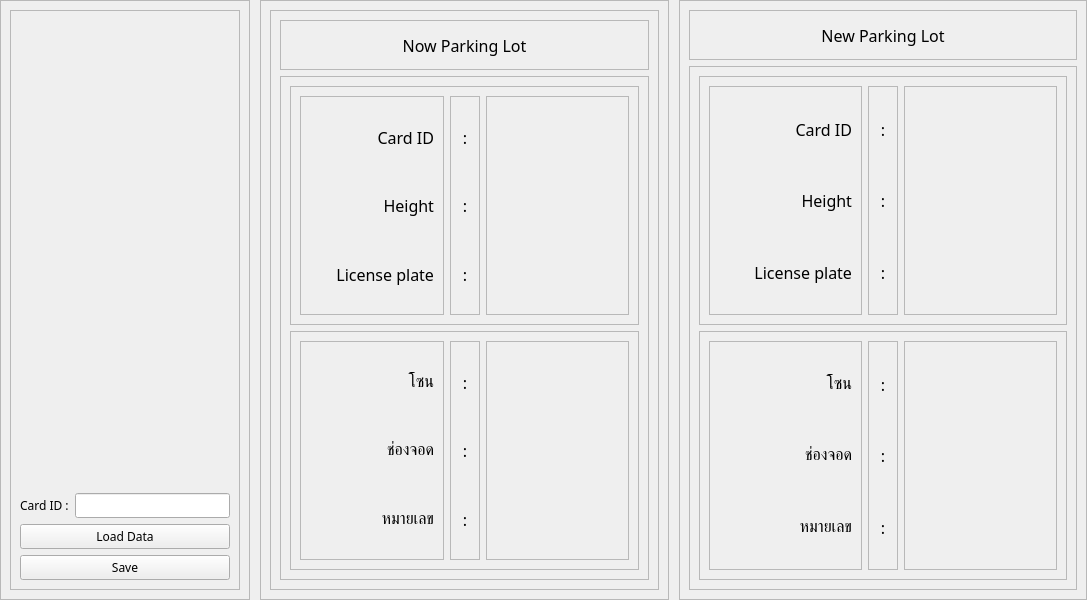
<?xml version="1.0" encoding="UTF-8"?>
<ui version="4.0">
 <class>Change_Bay</class>
 <widget class="QMainWindow" name="Change_Bay">
  <property name="geometry">
   <rect>
    <x>0</x>
    <y>0</y>
    <width>1087</width>
    <height>600</height>
   </rect>
  </property>
  <property name="windowTitle">
   <string>Change_Bay</string>
  </property>
  <widget class="QWidget" name="centralwidget">
   <layout class="QHBoxLayout" name="horizontalLayout">
    <property name="spacing">
     <number>7</number>
    </property>
    <property name="leftMargin">
     <number>0</number>
    </property>
    <property name="topMargin">
     <number>0</number>
    </property>
    <property name="rightMargin">
     <number>0</number>
    </property>
    <property name="bottomMargin">
     <number>0</number>
    </property>
    <item>
     <widget class="QFrame" name="frame">
      <property name="frameShape">
       <enum>QFrame::NoFrame</enum>
      </property>
      <property name="frameShadow">
       <enum>QFrame::Raised</enum>
      </property>
      <layout class="QHBoxLayout" name="horizontalLayout_9">
       <property name="spacing">
        <number>10</number>
       </property>
       <property name="leftMargin">
        <number>0</number>
       </property>
       <property name="topMargin">
        <number>0</number>
       </property>
       <property name="rightMargin">
        <number>0</number>
       </property>
       <property name="bottomMargin">
        <number>0</number>
       </property>
       <item>
        <widget class="QFrame" name="input_frame">
         <property name="maximumSize">
          <size>
           <width>250</width>
           <height>16777215</height>
          </size>
         </property>
         <property name="frameShape">
          <enum>QFrame::StyledPanel</enum>
         </property>
         <property name="frameShadow">
          <enum>QFrame::Raised</enum>
         </property>
         <layout class="QVBoxLayout" name="verticalLayout">
          <item>
           <widget class="QFrame" name="frame_4">
            <property name="frameShape">
             <enum>QFrame::StyledPanel</enum>
            </property>
            <property name="frameShadow">
             <enum>QFrame::Raised</enum>
            </property>
            <layout class="QVBoxLayout" name="verticalLayout_2">
             <item>
              <spacer name="verticalSpacer">
               <property name="orientation">
                <enum>Qt::Vertical</enum>
               </property>
               <property name="sizeHint" stdset="0">
                <size>
                 <width>20</width>
                 <height>40</height>
                </size>
               </property>
              </spacer>
             </item>
             <item>
              <layout class="QHBoxLayout" name="horizontalLayout_2">
               <item>
                <widget class="QLabel" name="label">
                 <property name="font">
                  <font>
                   <family>Mitr SemiBold</family>
                  </font>
                 </property>
                 <property name="text">
                  <string>Card ID :</string>
                 </property>
                </widget>
               </item>
               <item>
                <widget class="QLineEdit" name="lineEdit">
                 <property name="font">
                  <font>
                   <family>Mitr SemiBold</family>
                  </font>
                 </property>
                </widget>
               </item>
              </layout>
             </item>
             <item>
              <widget class="QPushButton" name="pushButton">
               <property name="font">
                <font>
                 <family>Mitr SemiBold</family>
                </font>
               </property>
               <property name="text">
                <string>Load Data</string>
               </property>
              </widget>
             </item>
             <item>
              <widget class="QPushButton" name="pushButton_2">
               <property name="font">
                <font>
                 <family>Mitr SemiBold</family>
                </font>
               </property>
               <property name="text">
                <string>Save</string>
               </property>
              </widget>
             </item>
            </layout>
           </widget>
          </item>
         </layout>
        </widget>
       </item>
       <item>
        <widget class="QFrame" name="now_frame">
         <property name="frameShape">
          <enum>QFrame::StyledPanel</enum>
         </property>
         <property name="frameShadow">
          <enum>QFrame::Raised</enum>
         </property>
         <layout class="QVBoxLayout" name="verticalLayout_4">
          <item>
           <widget class="QFrame" name="content_now_frame">
            <property name="frameShape">
             <enum>QFrame::StyledPanel</enum>
            </property>
            <property name="frameShadow">
             <enum>QFrame::Raised</enum>
            </property>
            <layout class="QVBoxLayout" name="verticalLayout_19">
             <item>
              <widget class="QFrame" name="frame_5">
               <property name="maximumSize">
                <size>
                 <width>16777215</width>
                 <height>50</height>
                </size>
               </property>
               <property name="frameShape">
                <enum>QFrame::StyledPanel</enum>
               </property>
               <property name="frameShadow">
                <enum>QFrame::Raised</enum>
               </property>
               <layout class="QHBoxLayout" name="horizontalLayout_3">
                <item>
                 <widget class="QLabel" name="label_2">
                  <property name="font">
                   <font>
                    <family>Mitr SemiBold</family>
                    <pointsize>12</pointsize>
                   </font>
                  </property>
                  <property name="text">
                   <string>Now Parking Lot</string>
                  </property>
                  <property name="alignment">
                   <set>Qt::AlignCenter</set>
                  </property>
                 </widget>
                </item>
               </layout>
              </widget>
             </item>
             <item>
              <widget class="QFrame" name="frame_7">
               <property name="frameShape">
                <enum>QFrame::StyledPanel</enum>
               </property>
               <property name="frameShadow">
                <enum>QFrame::Raised</enum>
               </property>
               <layout class="QVBoxLayout" name="verticalLayout_3">
                <item>
                 <widget class="QFrame" name="frame_9">
                  <property name="frameShape">
                   <enum>QFrame::StyledPanel</enum>
                  </property>
                  <property name="frameShadow">
                   <enum>QFrame::Raised</enum>
                  </property>
                  <layout class="QHBoxLayout" name="horizontalLayout_5">
                   <item>
                    <widget class="QFrame" name="frame_11">
                     <property name="frameShape">
                      <enum>QFrame::StyledPanel</enum>
                     </property>
                     <property name="frameShadow">
                      <enum>QFrame::Raised</enum>
                     </property>
                     <layout class="QVBoxLayout" name="verticalLayout_5">
                      <item>
                       <widget class="QLabel" name="label_4">
                        <property name="font">
                         <font>
                          <family>Mitr SemiBold</family>
                          <pointsize>12</pointsize>
                         </font>
                        </property>
                        <property name="text">
                         <string>Card ID</string>
                        </property>
                        <property name="alignment">
                         <set>Qt::AlignRight|Qt::AlignTrailing|Qt::AlignVCenter</set>
                        </property>
                       </widget>
                      </item>
                      <item>
                       <widget class="QLabel" name="label_5">
                        <property name="font">
                         <font>
                          <family>Mitr SemiBold</family>
                          <pointsize>12</pointsize>
                         </font>
                        </property>
                        <property name="text">
                         <string>Height</string>
                        </property>
                        <property name="alignment">
                         <set>Qt::AlignRight|Qt::AlignTrailing|Qt::AlignVCenter</set>
                        </property>
                       </widget>
                      </item>
                      <item>
                       <widget class="QLabel" name="label_6">
                        <property name="font">
                         <font>
                          <family>Mitr SemiBold</family>
                          <pointsize>12</pointsize>
                         </font>
                        </property>
                        <property name="text">
                         <string>License plate</string>
                        </property>
                        <property name="alignment">
                         <set>Qt::AlignRight|Qt::AlignTrailing|Qt::AlignVCenter</set>
                        </property>
                       </widget>
                      </item>
                     </layout>
                    </widget>
                   </item>
                   <item>
                    <widget class="QFrame" name="frame_12">
                     <property name="maximumSize">
                      <size>
                       <width>30</width>
                       <height>16777215</height>
                      </size>
                     </property>
                     <property name="frameShape">
                      <enum>QFrame::StyledPanel</enum>
                     </property>
                     <property name="frameShadow">
                      <enum>QFrame::Raised</enum>
                     </property>
                     <layout class="QVBoxLayout" name="verticalLayout_6">
                      <item>
                       <widget class="QLabel" name="label_9">
                        <property name="font">
                         <font>
                          <family>Mitr SemiBold</family>
                          <pointsize>12</pointsize>
                         </font>
                        </property>
                        <property name="text">
                         <string>:</string>
                        </property>
                        <property name="alignment">
                         <set>Qt::AlignCenter</set>
                        </property>
                       </widget>
                      </item>
                      <item>
                       <widget class="QLabel" name="label_10">
                        <property name="font">
                         <font>
                          <family>Mitr SemiBold</family>
                          <pointsize>12</pointsize>
                         </font>
                        </property>
                        <property name="text">
                         <string>:</string>
                        </property>
                        <property name="alignment">
                         <set>Qt::AlignCenter</set>
                        </property>
                       </widget>
                      </item>
                      <item>
                       <widget class="QLabel" name="label_8">
                        <property name="font">
                         <font>
                          <family>Mitr SemiBold</family>
                          <pointsize>12</pointsize>
                         </font>
                        </property>
                        <property name="text">
                         <string>:</string>
                        </property>
                        <property name="alignment">
                         <set>Qt::AlignCenter</set>
                        </property>
                       </widget>
                      </item>
                     </layout>
                    </widget>
                   </item>
                   <item>
                    <widget class="QFrame" name="frame_13">
                     <property name="frameShape">
                      <enum>QFrame::StyledPanel</enum>
                     </property>
                     <property name="frameShadow">
                      <enum>QFrame::Raised</enum>
                     </property>
                     <layout class="QVBoxLayout" name="verticalLayout_7">
                      <item>
                       <widget class="QLabel" name="label_11">
                        <property name="font">
                         <font>
                          <family>Mitr SemiBold</family>
                          <pointsize>12</pointsize>
                         </font>
                        </property>
                        <property name="text">
                         <string/>
                        </property>
                        <property name="alignment">
                         <set>Qt::AlignLeading|Qt::AlignLeft|Qt::AlignVCenter</set>
                        </property>
                       </widget>
                      </item>
                      <item>
                       <widget class="QLabel" name="label_12">
                        <property name="font">
                         <font>
                          <family>Mitr SemiBold</family>
                          <pointsize>12</pointsize>
                         </font>
                        </property>
                        <property name="text">
                         <string/>
                        </property>
                        <property name="alignment">
                         <set>Qt::AlignLeading|Qt::AlignLeft|Qt::AlignVCenter</set>
                        </property>
                       </widget>
                      </item>
                      <item>
                       <widget class="QLabel" name="label_13">
                        <property name="font">
                         <font>
                          <family>Mitr SemiBold</family>
                          <pointsize>12</pointsize>
                         </font>
                        </property>
                        <property name="text">
                         <string/>
                        </property>
                        <property name="alignment">
                         <set>Qt::AlignLeading|Qt::AlignLeft|Qt::AlignVCenter</set>
                        </property>
                       </widget>
                      </item>
                     </layout>
                    </widget>
                   </item>
                  </layout>
                 </widget>
                </item>
                <item>
                 <widget class="QFrame" name="frame_10">
                  <property name="frameShape">
                   <enum>QFrame::StyledPanel</enum>
                  </property>
                  <property name="frameShadow">
                   <enum>QFrame::Raised</enum>
                  </property>
                  <layout class="QHBoxLayout" name="horizontalLayout_7">
                   <item>
                    <widget class="QFrame" name="frame_14">
                     <property name="frameShape">
                      <enum>QFrame::StyledPanel</enum>
                     </property>
                     <property name="frameShadow">
                      <enum>QFrame::Raised</enum>
                     </property>
                     <layout class="QVBoxLayout" name="verticalLayout_13">
                      <item>
                       <widget class="QLabel" name="label_26">
                        <property name="font">
                         <font>
                          <family>Mitr SemiBold</family>
                          <pointsize>12</pointsize>
                         </font>
                        </property>
                        <property name="text">
                         <string>โซน</string>
                        </property>
                        <property name="alignment">
                         <set>Qt::AlignRight|Qt::AlignTrailing|Qt::AlignVCenter</set>
                        </property>
                       </widget>
                      </item>
                      <item>
                       <widget class="QLabel" name="label_7">
                        <property name="font">
                         <font>
                          <family>Mitr SemiBold</family>
                          <pointsize>12</pointsize>
                         </font>
                        </property>
                        <property name="text">
                         <string>ช่องจอด</string>
                        </property>
                        <property name="alignment">
                         <set>Qt::AlignRight|Qt::AlignTrailing|Qt::AlignVCenter</set>
                        </property>
                       </widget>
                      </item>
                      <item>
                       <widget class="QLabel" name="label_27">
                        <property name="font">
                         <font>
                          <family>Mitr SemiBold</family>
                          <pointsize>12</pointsize>
                         </font>
                        </property>
                        <property name="text">
                         <string>หมายเลข</string>
                        </property>
                        <property name="alignment">
                         <set>Qt::AlignRight|Qt::AlignTrailing|Qt::AlignVCenter</set>
                        </property>
                       </widget>
                      </item>
                     </layout>
                    </widget>
                   </item>
                   <item>
                    <widget class="QFrame" name="frame_20">
                     <property name="maximumSize">
                      <size>
                       <width>30</width>
                       <height>16777215</height>
                      </size>
                     </property>
                     <property name="frameShape">
                      <enum>QFrame::StyledPanel</enum>
                     </property>
                     <property name="frameShadow">
                      <enum>QFrame::Raised</enum>
                     </property>
                     <layout class="QVBoxLayout" name="verticalLayout_12">
                      <item>
                       <widget class="QLabel" name="label_23">
                        <property name="font">
                         <font>
                          <family>Mitr SemiBold</family>
                          <pointsize>12</pointsize>
                         </font>
                        </property>
                        <property name="text">
                         <string>:</string>
                        </property>
                        <property name="alignment">
                         <set>Qt::AlignCenter</set>
                        </property>
                       </widget>
                      </item>
                      <item>
                       <widget class="QLabel" name="label_24">
                        <property name="font">
                         <font>
                          <family>Mitr SemiBold</family>
                          <pointsize>12</pointsize>
                         </font>
                        </property>
                        <property name="text">
                         <string>:</string>
                        </property>
                        <property name="alignment">
                         <set>Qt::AlignCenter</set>
                        </property>
                       </widget>
                      </item>
                      <item>
                       <widget class="QLabel" name="label_25">
                        <property name="font">
                         <font>
                          <family>Mitr SemiBold</family>
                          <pointsize>12</pointsize>
                         </font>
                        </property>
                        <property name="text">
                         <string>:</string>
                        </property>
                        <property name="alignment">
                         <set>Qt::AlignCenter</set>
                        </property>
                       </widget>
                      </item>
                     </layout>
                    </widget>
                   </item>
                   <item>
                    <widget class="QFrame" name="frame_21">
                     <property name="frameShape">
                      <enum>QFrame::StyledPanel</enum>
                     </property>
                     <property name="frameShadow">
                      <enum>QFrame::Raised</enum>
                     </property>
                     <layout class="QVBoxLayout" name="verticalLayout_14">
                      <item>
                       <widget class="QLabel" name="label_28">
                        <property name="font">
                         <font>
                          <family>Mitr SemiBold</family>
                          <pointsize>12</pointsize>
                         </font>
                        </property>
                        <property name="text">
                         <string/>
                        </property>
                       </widget>
                      </item>
                      <item>
                       <widget class="QLabel" name="label_29">
                        <property name="font">
                         <font>
                          <family>Mitr SemiBold</family>
                          <pointsize>12</pointsize>
                         </font>
                        </property>
                        <property name="text">
                         <string/>
                        </property>
                       </widget>
                      </item>
                      <item>
                       <widget class="QLabel" name="label_30">
                        <property name="font">
                         <font>
                          <family>Mitr SemiBold</family>
                          <pointsize>12</pointsize>
                         </font>
                        </property>
                        <property name="text">
                         <string/>
                        </property>
                       </widget>
                      </item>
                     </layout>
                    </widget>
                   </item>
                  </layout>
                 </widget>
                </item>
               </layout>
              </widget>
             </item>
            </layout>
           </widget>
          </item>
         </layout>
        </widget>
       </item>
       <item>
        <widget class="QFrame" name="new_frame">
         <property name="frameShape">
          <enum>QFrame::StyledPanel</enum>
         </property>
         <property name="frameShadow">
          <enum>QFrame::Raised</enum>
         </property>
         <layout class="QVBoxLayout" name="verticalLayout_8">
          <item>
           <widget class="QFrame" name="frame_6">
            <property name="maximumSize">
             <size>
              <width>16777215</width>
              <height>50</height>
             </size>
            </property>
            <property name="frameShape">
             <enum>QFrame::StyledPanel</enum>
            </property>
            <property name="frameShadow">
             <enum>QFrame::Raised</enum>
            </property>
            <layout class="QHBoxLayout" name="horizontalLayout_4">
             <item>
              <widget class="QLabel" name="label_3">
               <property name="font">
                <font>
                 <family>Mitr SemiBold</family>
                 <pointsize>12</pointsize>
                </font>
               </property>
               <property name="text">
                <string>New Parking Lot</string>
               </property>
               <property name="alignment">
                <set>Qt::AlignCenter</set>
               </property>
              </widget>
             </item>
            </layout>
           </widget>
          </item>
          <item>
           <widget class="QFrame" name="frame_8">
            <property name="frameShape">
             <enum>QFrame::StyledPanel</enum>
            </property>
            <property name="frameShadow">
             <enum>QFrame::Raised</enum>
            </property>
            <layout class="QVBoxLayout" name="verticalLayout_18">
             <item>
              <widget class="QFrame" name="frame_15">
               <property name="frameShape">
                <enum>QFrame::StyledPanel</enum>
               </property>
               <property name="frameShadow">
                <enum>QFrame::Raised</enum>
               </property>
               <layout class="QHBoxLayout" name="horizontalLayout_6">
                <item>
                 <widget class="QFrame" name="frame_19">
                  <property name="frameShape">
                   <enum>QFrame::StyledPanel</enum>
                  </property>
                  <property name="frameShadow">
                   <enum>QFrame::Raised</enum>
                  </property>
                  <layout class="QVBoxLayout" name="verticalLayout_11">
                   <item>
                    <widget class="QLabel" name="label_20">
                     <property name="font">
                      <font>
                       <family>Mitr SemiBold</family>
                       <pointsize>12</pointsize>
                      </font>
                     </property>
                     <property name="text">
                      <string>Card ID</string>
                     </property>
                     <property name="alignment">
                      <set>Qt::AlignRight|Qt::AlignTrailing|Qt::AlignVCenter</set>
                     </property>
                    </widget>
                   </item>
                   <item>
                    <widget class="QLabel" name="label_21">
                     <property name="font">
                      <font>
                       <family>Mitr SemiBold</family>
                       <pointsize>12</pointsize>
                      </font>
                     </property>
                     <property name="text">
                      <string>Height</string>
                     </property>
                     <property name="alignment">
                      <set>Qt::AlignRight|Qt::AlignTrailing|Qt::AlignVCenter</set>
                     </property>
                    </widget>
                   </item>
                   <item>
                    <widget class="QLabel" name="label_22">
                     <property name="font">
                      <font>
                       <family>Mitr SemiBold</family>
                       <pointsize>12</pointsize>
                      </font>
                     </property>
                     <property name="text">
                      <string>License plate</string>
                     </property>
                     <property name="alignment">
                      <set>Qt::AlignRight|Qt::AlignTrailing|Qt::AlignVCenter</set>
                     </property>
                    </widget>
                   </item>
                  </layout>
                 </widget>
                </item>
                <item>
                 <widget class="QFrame" name="frame_18">
                  <property name="maximumSize">
                   <size>
                    <width>30</width>
                    <height>16777215</height>
                   </size>
                  </property>
                  <property name="frameShape">
                   <enum>QFrame::StyledPanel</enum>
                  </property>
                  <property name="frameShadow">
                   <enum>QFrame::Raised</enum>
                  </property>
                  <layout class="QVBoxLayout" name="verticalLayout_9">
                   <item>
                    <widget class="QLabel" name="label_14">
                     <property name="font">
                      <font>
                       <family>Mitr SemiBold</family>
                       <pointsize>12</pointsize>
                      </font>
                     </property>
                     <property name="text">
                      <string>:</string>
                     </property>
                     <property name="alignment">
                      <set>Qt::AlignCenter</set>
                     </property>
                    </widget>
                   </item>
                   <item>
                    <widget class="QLabel" name="label_15">
                     <property name="font">
                      <font>
                       <family>Mitr SemiBold</family>
                       <pointsize>12</pointsize>
                      </font>
                     </property>
                     <property name="text">
                      <string>:</string>
                     </property>
                     <property name="alignment">
                      <set>Qt::AlignCenter</set>
                     </property>
                    </widget>
                   </item>
                   <item>
                    <widget class="QLabel" name="label_16">
                     <property name="font">
                      <font>
                       <family>Mitr SemiBold</family>
                       <pointsize>12</pointsize>
                      </font>
                     </property>
                     <property name="text">
                      <string>:</string>
                     </property>
                     <property name="alignment">
                      <set>Qt::AlignCenter</set>
                     </property>
                    </widget>
                   </item>
                  </layout>
                 </widget>
                </item>
                <item>
                 <widget class="QFrame" name="frame_17">
                  <property name="frameShape">
                   <enum>QFrame::StyledPanel</enum>
                  </property>
                  <property name="frameShadow">
                   <enum>QFrame::Raised</enum>
                  </property>
                  <layout class="QVBoxLayout" name="verticalLayout_10">
                   <item>
                    <widget class="QLabel" name="label_17">
                     <property name="font">
                      <font>
                       <family>Mitr SemiBold</family>
                       <pointsize>12</pointsize>
                      </font>
                     </property>
                     <property name="text">
                      <string/>
                     </property>
                     <property name="alignment">
                      <set>Qt::AlignLeading|Qt::AlignLeft|Qt::AlignVCenter</set>
                     </property>
                    </widget>
                   </item>
                   <item>
                    <widget class="QLabel" name="label_18">
                     <property name="font">
                      <font>
                       <family>Mitr SemiBold</family>
                       <pointsize>12</pointsize>
                      </font>
                     </property>
                     <property name="text">
                      <string/>
                     </property>
                     <property name="alignment">
                      <set>Qt::AlignLeading|Qt::AlignLeft|Qt::AlignVCenter</set>
                     </property>
                    </widget>
                   </item>
                   <item>
                    <widget class="QLabel" name="label_19">
                     <property name="font">
                      <font>
                       <family>Mitr SemiBold</family>
                       <pointsize>12</pointsize>
                      </font>
                     </property>
                     <property name="text">
                      <string/>
                     </property>
                     <property name="alignment">
                      <set>Qt::AlignLeading|Qt::AlignLeft|Qt::AlignVCenter</set>
                     </property>
                    </widget>
                   </item>
                  </layout>
                 </widget>
                </item>
               </layout>
              </widget>
             </item>
             <item>
              <widget class="QFrame" name="frame_16">
               <property name="frameShape">
                <enum>QFrame::StyledPanel</enum>
               </property>
               <property name="frameShadow">
                <enum>QFrame::Raised</enum>
               </property>
               <layout class="QHBoxLayout" name="horizontalLayout_8">
                <item>
                 <widget class="QFrame" name="frame_24">
                  <property name="frameShape">
                   <enum>QFrame::StyledPanel</enum>
                  </property>
                  <property name="frameShadow">
                   <enum>QFrame::Raised</enum>
                  </property>
                  <layout class="QVBoxLayout" name="verticalLayout_17">
                   <item>
                    <widget class="QLabel" name="label_37">
                     <property name="font">
                      <font>
                       <family>Mitr SemiBold</family>
                       <pointsize>12</pointsize>
                      </font>
                     </property>
                     <property name="text">
                      <string>โซน</string>
                     </property>
                     <property name="alignment">
                      <set>Qt::AlignRight|Qt::AlignTrailing|Qt::AlignVCenter</set>
                     </property>
                    </widget>
                   </item>
                   <item>
                    <widget class="QLabel" name="label_38">
                     <property name="font">
                      <font>
                       <family>Mitr SemiBold</family>
                       <pointsize>12</pointsize>
                      </font>
                     </property>
                     <property name="text">
                      <string>ช่องจอด</string>
                     </property>
                     <property name="alignment">
                      <set>Qt::AlignRight|Qt::AlignTrailing|Qt::AlignVCenter</set>
                     </property>
                    </widget>
                   </item>
                   <item>
                    <widget class="QLabel" name="label_39">
                     <property name="font">
                      <font>
                       <family>Mitr SemiBold</family>
                       <pointsize>12</pointsize>
                      </font>
                     </property>
                     <property name="text">
                      <string>หมายเลข</string>
                     </property>
                     <property name="alignment">
                      <set>Qt::AlignRight|Qt::AlignTrailing|Qt::AlignVCenter</set>
                     </property>
                    </widget>
                   </item>
                  </layout>
                 </widget>
                </item>
                <item>
                 <widget class="QFrame" name="frame_23">
                  <property name="maximumSize">
                   <size>
                    <width>30</width>
                    <height>16777215</height>
                   </size>
                  </property>
                  <property name="frameShape">
                   <enum>QFrame::StyledPanel</enum>
                  </property>
                  <property name="frameShadow">
                   <enum>QFrame::Raised</enum>
                  </property>
                  <layout class="QVBoxLayout" name="verticalLayout_16">
                   <item>
                    <widget class="QLabel" name="label_34">
                     <property name="font">
                      <font>
                       <family>Mitr SemiBold</family>
                       <pointsize>12</pointsize>
                      </font>
                     </property>
                     <property name="text">
                      <string>:</string>
                     </property>
                     <property name="alignment">
                      <set>Qt::AlignCenter</set>
                     </property>
                    </widget>
                   </item>
                   <item>
                    <widget class="QLabel" name="label_35">
                     <property name="font">
                      <font>
                       <family>Mitr SemiBold</family>
                       <pointsize>12</pointsize>
                      </font>
                     </property>
                     <property name="text">
                      <string>:</string>
                     </property>
                     <property name="alignment">
                      <set>Qt::AlignCenter</set>
                     </property>
                    </widget>
                   </item>
                   <item>
                    <widget class="QLabel" name="label_36">
                     <property name="font">
                      <font>
                       <family>Mitr SemiBold</family>
                       <pointsize>12</pointsize>
                      </font>
                     </property>
                     <property name="text">
                      <string>:</string>
                     </property>
                     <property name="alignment">
                      <set>Qt::AlignCenter</set>
                     </property>
                    </widget>
                   </item>
                  </layout>
                 </widget>
                </item>
                <item>
                 <widget class="QFrame" name="frame_22">
                  <property name="frameShape">
                   <enum>QFrame::StyledPanel</enum>
                  </property>
                  <property name="frameShadow">
                   <enum>QFrame::Raised</enum>
                  </property>
                  <layout class="QVBoxLayout" name="verticalLayout_15">
                   <item>
                    <widget class="QLabel" name="label_31">
                     <property name="font">
                      <font>
                       <family>Mitr SemiBold</family>
                       <pointsize>12</pointsize>
                      </font>
                     </property>
                     <property name="text">
                      <string/>
                     </property>
                    </widget>
                   </item>
                   <item>
                    <widget class="QLabel" name="label_32">
                     <property name="font">
                      <font>
                       <family>Mitr SemiBold</family>
                       <pointsize>12</pointsize>
                      </font>
                     </property>
                     <property name="text">
                      <string/>
                     </property>
                    </widget>
                   </item>
                   <item>
                    <widget class="QLabel" name="label_33">
                     <property name="font">
                      <font>
                       <family>Mitr SemiBold</family>
                       <pointsize>12</pointsize>
                      </font>
                     </property>
                     <property name="text">
                      <string/>
                     </property>
                    </widget>
                   </item>
                  </layout>
                 </widget>
                </item>
               </layout>
              </widget>
             </item>
            </layout>
           </widget>
          </item>
         </layout>
        </widget>
       </item>
      </layout>
     </widget>
    </item>
   </layout>
  </widget>
 </widget>
 <resources/>
 <connections/>
</ui>
